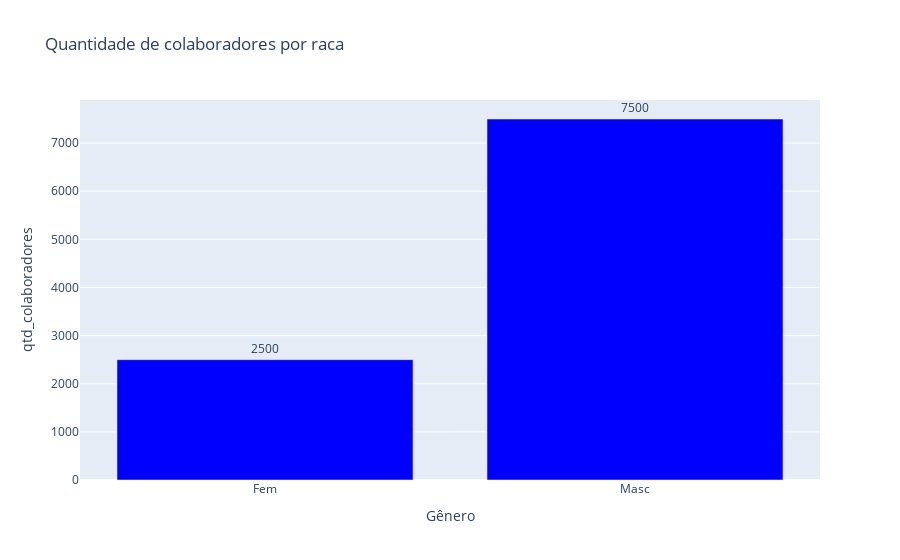

Notebook source saved alongside this figure:
### Code cell
contagem = df[["Genero","id"]].groupby("Genero").count().reset_index().sort_values(by="id").tail(10)
#contagem.columns = ["raca","id_colaborador"]

fig = px.bar(contagem, x="Genero", y="id",
             labels={"Genero": "Gênero", 'id': 'qtd_colaboradores'},
             title='Quantidade de Colaboradores por Gênero',
             color_discrete_sequence=['blue'],
             text="id")

fig.update_traces(texttemplate='%{text}', textposition='outside')

### Figure 1 — Plotly figure (JSON) as saved in the notebook; plotly's stock layout.template omitted (floating-point values rounded to 4 significant figures)
{"data": [{"alignmentgroup": "True", "hovertemplate": "Gênero=%{x}<br>qtd_colaboradores=%{text}<extra></extra>", "legendgroup": "", "marker": {"color": "blue", "pattern": {"shape": ""}}, "name": "", "offsetgroup": "", "orientation": "v", "showlegend": false, "text": [2500, 7500], "textposition": "outside", "texttemplate": "%{text}", "type": "bar", "x": ["Fem", "Masc"], "xaxis": "x", "y": [2500, 7500], "yaxis": "y"}], "layout": {"barmode": "relative", "legend": {"tracegroupgap": 0}, "title": {"text": "Quantidade de colaboradores por raca"}, "xaxis": {"anchor": "y", "domain": [0, 1], "title": {"text": "Gênero"}}, "yaxis": {"anchor": "x", "domain": [0, 1], "title": {"text": "qtd_colaboradores"}}}}
